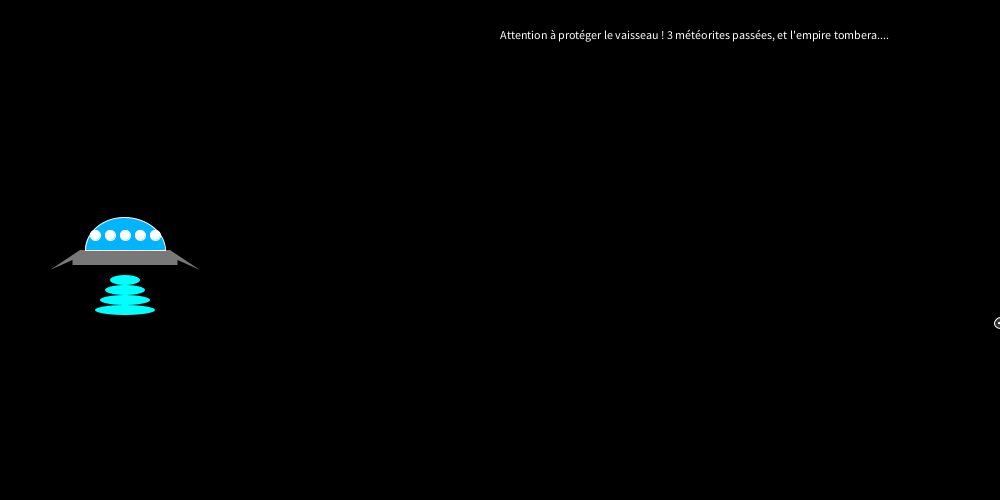
Frame 1 (no input)
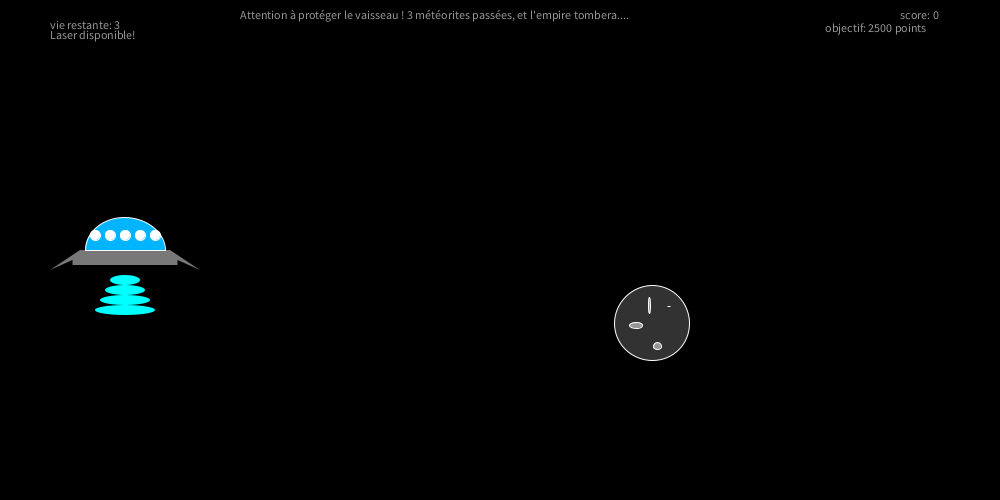
Frame 60 (the mouse pressed at the canvas centre just before this capture)
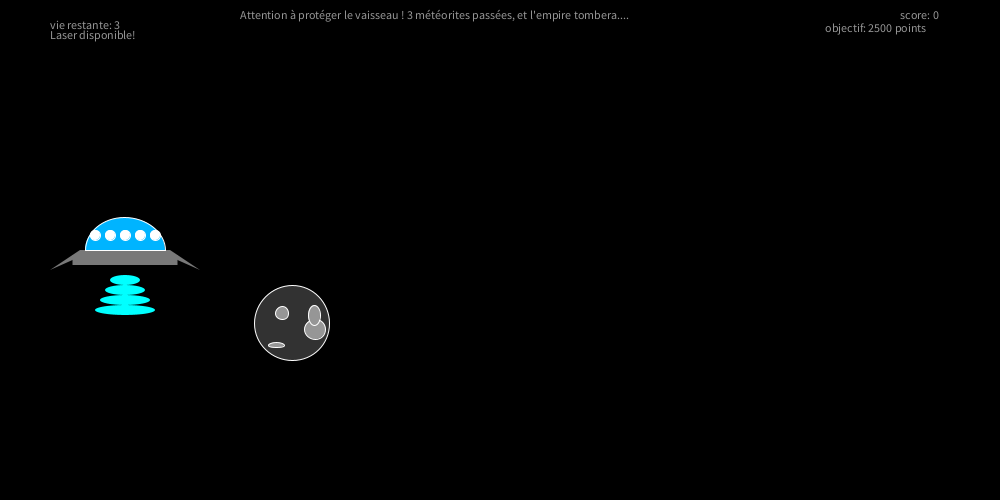
Frame 120 (the mouse held since frame 60 and released just before this capture)

The Processing sketch that drew these frames (run headless with seeded random() and noise(); from frame 60 on, the mouse is pressed at the canvas centre):

// Processing sketch: Projet_2
// ── Projet_2.pde
int posX, posY, lPosX, lPosY, cometeX, cometeY, taille = 50, timer, vitesse, scoreNb, vieNb = 3, reset= 0, rechargement, objectif;
boolean apparition, game = true, gameSucess = false;

/* Pour envoyer le missile, utiliser la touche a.
 Pour déplacer, utiliser les flèches directionnels
 Recharge de quelques secondes du laser
 
 
 */

void setup() {
  size(1000, 500);
  background(0);

  //défintion des variables dépendantes de la fenêtre.
  posX = width/8;
  posY = height/2;  
  vitesse = 6;     //Choix de la vitesse de la soucoupe
  objectif = 2500; //Choix de l'objectif en score
}

//voir détails des fonctions dans la déclaration même.

void draw() {
  if (game == true) {  //Si le jeu est encore actif
    resetApparence();


    //rechargement jusqu'à utilisation du laser
    rechargement++;
    affichage();
    soucoupe(posX, posY);
    laser();

    if (apparition == true ) {  //Si une comète est déjà en activité, celle-ci se déplace
      comete(cometeX, cometeY, taille);
      cometeX-=6;
    } else {  //Sinon, une comète apparait
      cometeApparition();
    }


    if (vieNb <= 0) {  //Si les vies sont inférieurs ou égal à 0, la partie s'arrête
      game = !game;
    } else if (scoreNb > objectif ) {  // Si le score dépasse l'objectif, la partie est gagnée.
      game = false;
      gameSucess =true;
    }

    if ( cometeX <= 0 ) {  //Si la comète depasse le coté droit, on perd une vie.
      vieNb--;
      apparition = !apparition;
    }
  } else if (gameSucess) { // Si la partie est déclaré comme gagné
    background(120);
    fill(0, 255, 0);
    textSize(26);
    text("VOUS AVEZ GAGNÉ", width/2 - width/10, height/2);
  } else { // Si elle n'est plus active, et pas gagnante.
    background(120);
    fill(255, 0, 0);
    textSize(26);
    text("VOUS AVEZ PERDU", width/2 - width/10, height/2);
    textSize(14);
    text("appuyez sur une touche pour recommencer....", width/2 - width/7, height/2 +10);
    delay(2);
    if (keyPressed) {
      resetScore();
    }
  }
}

void cometeApparition() {  //Fais appararaitre la comète
  resetApparence();
  cometeX = width+1/2*width;
  cometeY =  (int) random(height); 
  comete(cometeX, cometeY, (int) random(30));
  apparition = true;
  timer = (int) random(360);
}

void comete(int X, int Y, int epais) {  //déplace la comète
  resetApparence();
  fill(50);

  ellipse(cometeX, cometeY, 1.5*epais, 1.5*epais);

  fill(150);
  ellipse(X+(int) random(epais/2), Y+(int) random(epais/2), (int) random(epais/2), (int) random(epais/2));
  ellipse(X-(int) random(epais/2), Y-(int) random(epais/2), (int) random(epais/2), (int) random(epais/2));
  ellipse(X+(int) random(epais/2), Y-(int) random(epais/2), (int) random(epais/2), (int) random(epais/2));
  ellipse(X-(int) random(epais/2), Y+(int) random(epais/2), (int) random(epais/2), (int) random(epais/2));
}

void soucoupe(int X, int Y) {  //Dessin de la soucoupe
  background(0);
  affichage();
  resetApparence();
  fill(120);  //couleur grise du corps

  if (keyPressed && keyCode == UP) {  //si la flèche haute est pressée, le vaisseau augmente en altitude.
    if (posY>0 +taille/2) {  //limitation des bords supériers.
      posY-=vitesse;
    }
  } else if (keyPressed && keyCode == RIGHT) {  //si la flèche droite est pressée, le vaisseau avance.
    if (posX<width -taille/2) {  //limitation des bords de droite.
      posX+=vitesse;
    }
  } else if (keyPressed && keyCode == LEFT) {  //si la flèche gauche est pressée, le vaisseau recule.
    if (posX>0 +taille/2) {  //limitation des bords de gauche.
      posX-=vitesse;
    }
  } else if (keyPressed && keyCode == DOWN) {  //si la flèche haute est pressé, le vaisseau descend.
    if (posY<height -taille/2) {  //limitation des bords inférieur.
      posY+=vitesse;
    }
  }

  // dessin de la soucoupe.
  noStroke();
  //corps inférieur
  rectMode(CENTER);  
  rect(X, Y+5, 90, 10);
  rect(X, Y+10, 105, 10);
  triangle(X+30, Y, X+45, Y, X+75, Y+20);
  triangle(X-30, Y, X-45, Y, X-75, Y+20);

  //tracés de lévitation
  for (int i=30; i<70; i+=10) {
    fill(0, 255, 255);
    ellipse(X, Y+i, i, 10);
  }

  //dessin du cockpit.
  stroke(255);
  fill(0, 180, 255);
  arc(X, Y, 80, 65, PI, TWO_PI, CHORD);
  for (int i=-30; i<=30; i+=15) {
    fill(255);
    ellipse(X+i, Y-15, 10, 10);
  }
}

void affichage() {  //Affichage du texte.
  resetApparence();
  String tex = "Attention à protéger le vaisseau ! 3 météorites passées, et l'empire tombera....";
  text(tex, width/2, 30, width/2+20, 40);


  String score = "score: " + scoreNb;
  text(score, 2*width - 125, 30, 2*width -50, 40);
  String objectiftex = "objectif: " + objectif + " points";
  text(objectiftex, 2*width - 200, 55, 2*width -50, 65);

  String vie = "vie restante: " + vieNb;
  text(vie, width, 50, 2*width -100, 60);

  if (rechargement>40) {  //previens pour le laser
    String las = "Laser disponible!" ;
    text(las, width, 75, 2*width -100, 90);
  }
}

void resetApparence() { //permet d'éviter les scintillements.
  strokeWeight(1);
  stroke(255);
}

void resetScore() {  //remise a zéro des variables de jeu pour recommencer le jeu.
  game = true; 
  gameSucess = false;
  rechargement = 0;
  scoreNb = 0;
  vieNb = 3;
}

void laser() {  //tir du laser

  if (rechargement > 40) {
    //controle du laser par la touche du clavier A minuscule
    if (keyPressed && key == 'a') {

      lPosX = posX;
      lPosY = posY;

      while (lPosX<width+5 ) {
        stroke(255, 0, 0);
        strokeWeight(5);
        line(lPosX+5, lPosY, lPosX + 5, lPosY);
        lPosX+=5;
        rechargement=0;

        if (lPosY < cometeY + taille/2 ||  lPosY < cometeY + taille/2 ) {
          apparition = false;
          scoreNb++;
        }
      }
    }
  }
}
